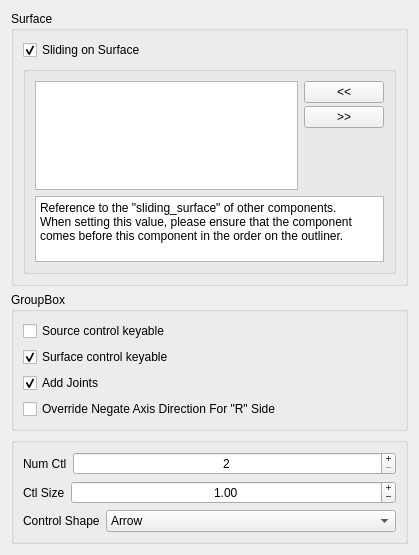
<?xml version="1.0" encoding="UTF-8"?>
<ui version="4.0">
 <class>Form</class>
 <widget class="QWidget" name="Form">
  <property name="geometry">
   <rect>
    <x>0</x>
    <y>0</y>
    <width>419</width>
    <height>555</height>
   </rect>
  </property>
  <property name="windowTitle">
   <string>Form</string>
  </property>
  <layout class="QVBoxLayout" name="verticalLayout">
   <item>
    <widget class="QGroupBox" name="groupBox_3">
     <property name="title">
      <string>Surface</string>
     </property>
     <layout class="QGridLayout" name="gridLayout_4" rowstretch="0,0">
      <property name="sizeConstraint">
       <enum>QLayout::SetDefaultConstraint</enum>
      </property>
      <item row="0" column="0">
       <widget class="QCheckBox" name="isSlidingSurface">
        <property name="text">
         <string>Sliding on Surface</string>
        </property>
        <property name="checked">
         <bool>true</bool>
        </property>
        <property name="tristate">
         <bool>false</bool>
        </property>
       </widget>
      </item>
      <item row="1" column="0">
       <widget class="QGroupBox" name="ikRefArray_groupBox">
        <property name="enabled">
         <bool>true</bool>
        </property>
        <property name="maximumSize">
         <size>
          <width>16777215</width>
          <height>166</height>
         </size>
        </property>
        <property name="title">
         <string/>
        </property>
        <property name="flat">
         <bool>false</bool>
        </property>
        <layout class="QGridLayout" name="gridLayout_7" rowstretch="0,0,0" columnstretch="0">
         <property name="sizeConstraint">
          <enum>QLayout::SetMaximumSize</enum>
         </property>
         <item row="1" column="0">
          <layout class="QHBoxLayout" name="ikRefArray_horizontalLayout_4">
           <item>
            <layout class="QVBoxLayout" name="ikRefArray_verticalLayout_7">
             <item>
              <widget class="QListWidget" name="surfaceReference_listWidget">
               <property name="autoScroll">
                <bool>false</bool>
               </property>
               <property name="showDropIndicator" stdset="0">
                <bool>false</bool>
               </property>
               <property name="dragDropOverwriteMode">
                <bool>false</bool>
               </property>
               <property name="dragDropMode">
                <enum>QAbstractItemView::NoDragDrop</enum>
               </property>
               <property name="defaultDropAction">
                <enum>Qt::CopyAction</enum>
               </property>
               <property name="alternatingRowColors">
                <bool>true</bool>
               </property>
               <property name="selectionMode">
                <enum>QAbstractItemView::ExtendedSelection</enum>
               </property>
               <property name="gridSize">
                <size>
                 <width>0</width>
                 <height>0</height>
                </size>
               </property>
               <property name="viewMode">
                <enum>QListView::ListMode</enum>
               </property>
               <property name="selectionRectVisible">
                <bool>false</bool>
               </property>
               <property name="currentRow">
                <number>-1</number>
               </property>
              </widget>
             </item>
            </layout>
           </item>
           <item>
            <layout class="QVBoxLayout" name="ikRefArray_verticalLayout_8">
             <property name="spacing">
              <number>3</number>
             </property>
             <item>
              <widget class="QPushButton" name="surfaceReferenceAdd_pushButton">
               <property name="text">
                <string>&lt;&lt;</string>
               </property>
              </widget>
             </item>
             <item>
              <widget class="QPushButton" name="surfaceReferenceRemove_pushButton">
               <property name="text">
                <string>&gt;&gt;</string>
               </property>
              </widget>
             </item>
             <item>
              <spacer name="ikRefArray_verticalSpacer_4">
               <property name="orientation">
                <enum>Qt::Vertical</enum>
               </property>
               <property name="sizeHint" stdset="0">
                <size>
                 <width>20</width>
                 <height>20</height>
                </size>
               </property>
              </spacer>
             </item>
            </layout>
           </item>
          </layout>
         </item>
         <item row="2" column="0">
          <widget class="QTextEdit" name="textEdit">
           <property name="maximumSize">
            <size>
             <width>16777215</width>
             <height>66</height>
            </size>
           </property>
           <property name="focusPolicy">
            <enum>Qt::NoFocus</enum>
           </property>
           <property name="contextMenuPolicy">
            <enum>Qt::NoContextMenu</enum>
           </property>
           <property name="acceptDrops">
            <bool>false</bool>
           </property>
           <property name="readOnly">
            <bool>true</bool>
           </property>
           <property name="html">
            <string>&lt;!DOCTYPE HTML PUBLIC &quot;-//W3C//DTD HTML 4.0//EN&quot; &quot;http://www.w3.org/TR/REC-html40/strict.dtd&quot;&gt;
&lt;html&gt;&lt;head&gt;&lt;meta name=&quot;qrichtext&quot; content=&quot;1&quot; /&gt;&lt;meta charset=&quot;utf-8&quot; /&gt;&lt;style type=&quot;text/css&quot;&gt;
p, li { white-space: pre-wrap; }
hr { height: 1px; border-width: 0; }
li.unchecked::marker { content: &quot;\2610&quot;; }
li.checked::marker { content: &quot;\2612&quot;; }
&lt;/style&gt;&lt;/head&gt;&lt;body style=&quot; font-family:'Segoe UI'; font-size:9pt; font-weight:400; font-style:normal;&quot;&gt;
&lt;p style=&quot; margin-top:0px; margin-bottom:0px; margin-left:0px; margin-right:0px; -qt-block-indent:0; text-indent:0px;&quot;&gt;Reference to the &amp;quot;sliding_surface&amp;quot; of other components.&lt;/p&gt;
&lt;p style=&quot; margin-top:0px; margin-bottom:0px; margin-left:0px; margin-right:0px; -qt-block-indent:0; text-indent:0px;&quot;&gt;When setting this value, please ensure that the component comes before this component in the order on the outliner.&lt;/p&gt;&lt;/body&gt;&lt;/html&gt;</string>
           </property>
          </widget>
         </item>
        </layout>
       </widget>
      </item>
     </layout>
    </widget>
   </item>
   <item>
    <widget class="QGroupBox" name="groupBox">
     <property name="title">
      <string>GroupBox</string>
     </property>
     <layout class="QVBoxLayout" name="verticalLayout_3">
      <item>
       <widget class="QCheckBox" name="sourceKeyable_checkBox">
        <property name="text">
         <string notr="true">Source control keyable</string>
        </property>
       </widget>
      </item>
      <item>
       <widget class="QCheckBox" name="overrideNegate_checkBox">
        <property name="text">
         <string notr="true">Surface control keyable</string>
        </property>
        <property name="checked">
         <bool>true</bool>
        </property>
       </widget>
      </item>
      <item>
       <widget class="QCheckBox" name="addJoints_checkBox">
        <property name="text">
         <string notr="true">Add Joints</string>
        </property>
        <property name="checked">
         <bool>true</bool>
        </property>
       </widget>
      </item>
      <item>
       <widget class="QCheckBox" name="surfaceKeyable_checkBox">
        <property name="text">
         <string notr="true">Override Negate Axis Direction For &quot;R&quot; Side</string>
        </property>
       </widget>
      </item>
     </layout>
    </widget>
   </item>
   <item>
    <widget class="QGroupBox" name="groupBox_2">
     <property name="title">
      <string/>
     </property>
     <layout class="QVBoxLayout" name="verticalLayout_2">
      <item>
       <layout class="QHBoxLayout" name="horizontalLayout">
        <item>
         <widget class="QLabel" name="ctlNum_label">
          <property name="text">
           <string>Num Ctl</string>
          </property>
         </widget>
        </item>
        <item>
         <widget class="QDoubleSpinBox" name="ctlNum_doubleSpinBox">
          <property name="sizePolicy">
           <sizepolicy hsizetype="Expanding" vsizetype="Fixed">
            <horstretch>0</horstretch>
            <verstretch>0</verstretch>
           </sizepolicy>
          </property>
          <property name="wrapping">
           <bool>false</bool>
          </property>
          <property name="alignment">
           <set>Qt::AlignCenter</set>
          </property>
          <property name="buttonSymbols">
           <enum>QAbstractSpinBox::PlusMinus</enum>
          </property>
          <property name="decimals">
           <number>0</number>
          </property>
          <property name="minimum">
           <double>2.000000000000000</double>
          </property>
          <property name="maximum">
           <double>10.000000000000000</double>
          </property>
          <property name="value">
           <double>2.000000000000000</double>
          </property>
         </widget>
        </item>
       </layout>
      </item>
      <item>
       <layout class="QHBoxLayout" name="horizontalLayout_4">
        <item>
         <widget class="QLabel" name="ctlSize_label">
          <property name="text">
           <string>Ctl Size</string>
          </property>
         </widget>
        </item>
        <item>
         <widget class="QDoubleSpinBox" name="ctlSize_doubleSpinBox">
          <property name="sizePolicy">
           <sizepolicy hsizetype="Expanding" vsizetype="Fixed">
            <horstretch>0</horstretch>
            <verstretch>0</verstretch>
           </sizepolicy>
          </property>
          <property name="wrapping">
           <bool>false</bool>
          </property>
          <property name="alignment">
           <set>Qt::AlignCenter</set>
          </property>
          <property name="buttonSymbols">
           <enum>QAbstractSpinBox::PlusMinus</enum>
          </property>
          <property name="minimum">
           <double>0.010000000000000</double>
          </property>
          <property name="maximum">
           <double>20000.000000000000000</double>
          </property>
          <property name="value">
           <double>1.000000000000000</double>
          </property>
         </widget>
        </item>
       </layout>
      </item>
      <item>
       <layout class="QHBoxLayout" name="horizontalLayout_3">
        <item>
         <widget class="QLabel" name="controlShape_label">
          <property name="text">
           <string notr="true">Control Shape</string>
          </property>
         </widget>
        </item>
        <item>
         <widget class="QComboBox" name="controlShape_comboBox">
          <property name="sizePolicy">
           <sizepolicy hsizetype="Expanding" vsizetype="Fixed">
            <horstretch>0</horstretch>
            <verstretch>0</verstretch>
           </sizepolicy>
          </property>
          <item>
           <property name="text">
            <string>Arrow</string>
           </property>
          </item>
          <item>
           <property name="text">
            <string>Circle</string>
           </property>
          </item>
          <item>
           <property name="text">
            <string>Compas</string>
           </property>
          </item>
          <item>
           <property name="text">
            <string>Cross</string>
           </property>
          </item>
          <item>
           <property name="text">
            <string>Crossarrow</string>
           </property>
          </item>
          <item>
           <property name="text">
            <string>Cube</string>
           </property>
          </item>
          <item>
           <property name="text">
            <string>Cubewithpeak</string>
           </property>
          </item>
          <item>
           <property name="text">
            <string>Cylinder</string>
           </property>
          </item>
          <item>
           <property name="text">
            <string>Diamond</string>
           </property>
          </item>
          <item>
           <property name="text">
            <string>Flower</string>
           </property>
          </item>
          <item>
           <property name="text">
            <string>Null</string>
           </property>
          </item>
          <item>
           <property name="text">
            <string>Pyramid</string>
           </property>
          </item>
          <item>
           <property name="text">
            <string>Sphere</string>
           </property>
          </item>
          <item>
           <property name="text">
            <string>Square</string>
           </property>
          </item>
         </widget>
        </item>
       </layout>
      </item>
     </layout>
    </widget>
   </item>
   <item>
    <spacer name="verticalSpacer">
     <property name="orientation">
      <enum>Qt::Vertical</enum>
     </property>
     <property name="sizeHint" stdset="0">
      <size>
       <width>20</width>
       <height>40</height>
      </size>
     </property>
    </spacer>
   </item>
  </layout>
 </widget>
 <resources/>
 <connections/>
</ui>
